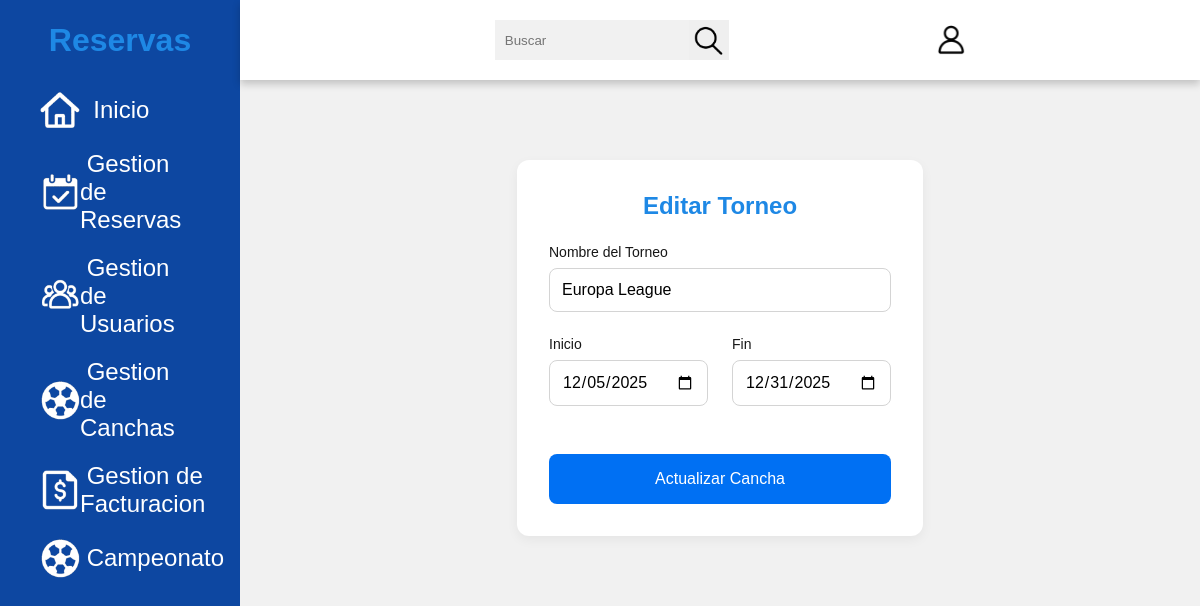
The app's page /app/GoldenPlayer/modulos/campeonato/editarTorneo.php?id=1 with its own data.
### tables this page shows
CREATE TABLE `torneos` (
  `id_torneo` int(11) NOT NULL,
  `nombre` varchar(100) DEFAULT NULL,
  `fecha_inicio` date DEFAULT NULL,
  `fecha_fin` date DEFAULT NULL
);

### app/GoldenPlayer/modulos/campeonato/editarTorneo.php (the view, shortened to what this page needs)
<?php
$conn = conexion();
$id = $_GET['id'];
$sql = "SELECT * FROM torneos WHERE id_torneo='$id'";
$query = mysqli_query($conn, $sql);
$row = mysqli_fetch_array($query);
?>
<!DOCTYPE html>
<html lang="en">
<head>
    <link rel="stylesheet" href="../../css/reservas.css">
    <link rel="stylesheet" href="https://cdn.datatables.net/2.0.8/css/dataTables.dataTables.min.css">
</head>
<body>
    <div class="side-menu">
        <div class="brand-name">
            <h1>Reservas</h1>
        </div>
        <ul>
            <a href="../admin.php">
                <li><img src="../../img/panel/inicio.png" alt=""><span>&nbsp; Inicio</span></li>
            </a>
            <a href="../reservas.php">
                <li><img src="../../img/panel/reserva.png" alt=""><span>&nbsp;Gestion de Reservas</span></li>
            </a>
            <a href="../usuarios.php">
                <li><img src="../../img/panel/usuario.png" alt=""><span>&nbsp;Gestion de Usuarios</span></li>
            </a>
            <a href="../canchas.php">
                <li><img src="../../img/panel/cancha.png" alt=""><span>&nbsp;Gestion de Canchas</span></li>
            </a>
            <a href="../facturacion.php">
                <li><img src="../../img/panel/factura.png" alt=""><span>&nbsp;Gestion de Facturacion</span></li>
            </a>
            <a href="campeonato.php">
                <li><img src="../../img/panel/cancha.png" alt=""><span>&nbsp;Campeonato</span></li>
            </a>
        </ul>
    </div>
    <div class="container">
        <div class="header">
            <div class="nav">
                <div class="search">
                    <input type="text" placeholder="Buscar">
                    <button type="submit"><img src="../../img/buscar.png" alt=""></button>
                </div>
                <div class="user">
                    <div class="img-case">
                        <img src="../../img/user.png" alt="">
                    </div>
                </div>
            </div>
        </div>
        <div class="content">
            <div class="content-2">
                <br>
                <div class="modal-content">
                    <div class="wrapper" id="reservaForm">
                        <form class="reserva-form" id="formReservaAdmin"
                            action="../../controlador/torneo/torneo/editarTorneo.php" method="POST">
                            <center>
                                <h2>Editar Torneo</h2>
                            </center>
                            <div class="form-group">
                                <label class="form-label">Nombre del Torneo</label>
                                <input type="text" id="nombre" name="nombre" class="form-input" value="<?= $row['nombre'] ?>" required />
                            </div>
                            <div class="form-row">
                                <div class="form-group">
                                    <label class="form-label">Inicio</label>
                                    <input type="date" id="fecha_inicio" name="fecha_inicio" class="form-input" value="<?= $row['fecha_inicio'] ?>" required />
                                </div>
                                <div class="form-group">
                                    <label class="form-label">Fin</label>
                                    <input type="date" id="fecha_fin" name="fecha_fin" class="form-input" value="<?= $row['fecha_fin'] ?>" required />
                                </div>
                            </div>
                            <button type="submit" class="submit-button">Actualizar Cancha</button>
                        </form>
                    </div>
                </div>
            </div>
        </div>
    </div>
</body>
</html>

### app/GoldenPlayer/css/reservas.css (style rules this page uses)
* { margin: 0; padding: 0; box-sizing: border-box; font-family: 'Poppins', sans-serif; }
body { min-height: 100vh; }
a { text-decoration: none; }
li { list-style: none; }
h1, h2 { color: #1E88E5; }
.side-menu { position: fixed; background-color: #0D47A1; width: 20vw; min-height: 100vh; display: flex; flex-direction: column; }
.side-menu .brand-name { height: 10vh; display: flex; align-items: center; justify-content: center; }
.side-menu li { font-size: 24px; padding: 10px 40px; color: white; display: flex; align-items: center; }
.side-menu li img { width: 40px; height: 40px; }
.container { position: absolute; right: 0; width: 80vw; height: 100vh; background: #f1f1f1; }
.container .header { position: fixed; top: 0; right: 0; width: 80vw; height: 10vh; background: white; display: flex; align-items: center; justify-content: center; box-shadow: 0 4px 8px 0 rgb(0, 0, 0, 0.2); z-index: 1; }
.container .header .nav { width: 90%; display: flex; align-items: center; }
.container .header .nav .search { flex: 3; display: flex; justify-content: center; }
.container .header .nav .search input[type=text] { border: none; background: #f1f1f1; padding: 10px; width: 30%; }
.container .header .nav .search button { width: 40px; height: 40px; border: none; display: flex; align-items: center; justify-content: center; }
.container .header .nav .search button img { width: 30px; height: 30px; }
.container .header .nav .user { flex: 1; display: flex; justify-content: space-between; align-items: center; }
.container .header .nav .user .img-case { position: relative; width: 30px; height: 30px; }
.container .header .nav .user img { width: 40px; height: 40px; }
.container .header .nav .user .img-case img { position: absolute; top: 0; left: 0; width: 100%; height: 100%; }
.container .content { position: relative; margin-top: 10vh; min-height: 90vh; background: #f1f1f1; }
.container .content .content-2 { min-height: 60vh; display: flex; justify-content: space-around; align-items: flex-start; flex-wrap: wrap; }
.modal-content { background: none; margin: 5% auto; padding: 32px; border-radius: 12px; max-width: 640px; height: 500px; position: relative; animation: aparecer 0.3s ease; }
.reserva-form { max-width: 640px; margin: 0 auto; background-color: #ffffff; padding: 32px; border-radius: 12px; box-shadow: 0 4px 12px rgba(0, 0, 0, 0.05); }
.form-row { display: grid; grid-template-columns: 1fr; gap: 24px; margin-bottom: 24px; }
@media (min-width: 768px) { .form-row { grid-template-columns: 1fr 1fr; } }
.form-group { margin-bottom: 24px; }
.form-label { display: block; font-size: 0.875rem; font-weight: 500; margin-bottom: 8px; color: #171717; }
.form-input { width: 100%; padding: 12px; border: 1px solid #d4d4d4; border-radius: 8px; background-color: #ffffff; font-size: 1rem; }
.submit-button { width: 100%; padding: 16px; background-color: #0070f3; color: white; border: none; border-radius: 8px; font-size: 1rem; font-weight: 500; cursor: pointer; transition: background-color 0.3s ease; }

### records on screen
torneos: nombre "Europa League", fecha_inicio "12/05/2025", fecha_fin "12/31/2025"
